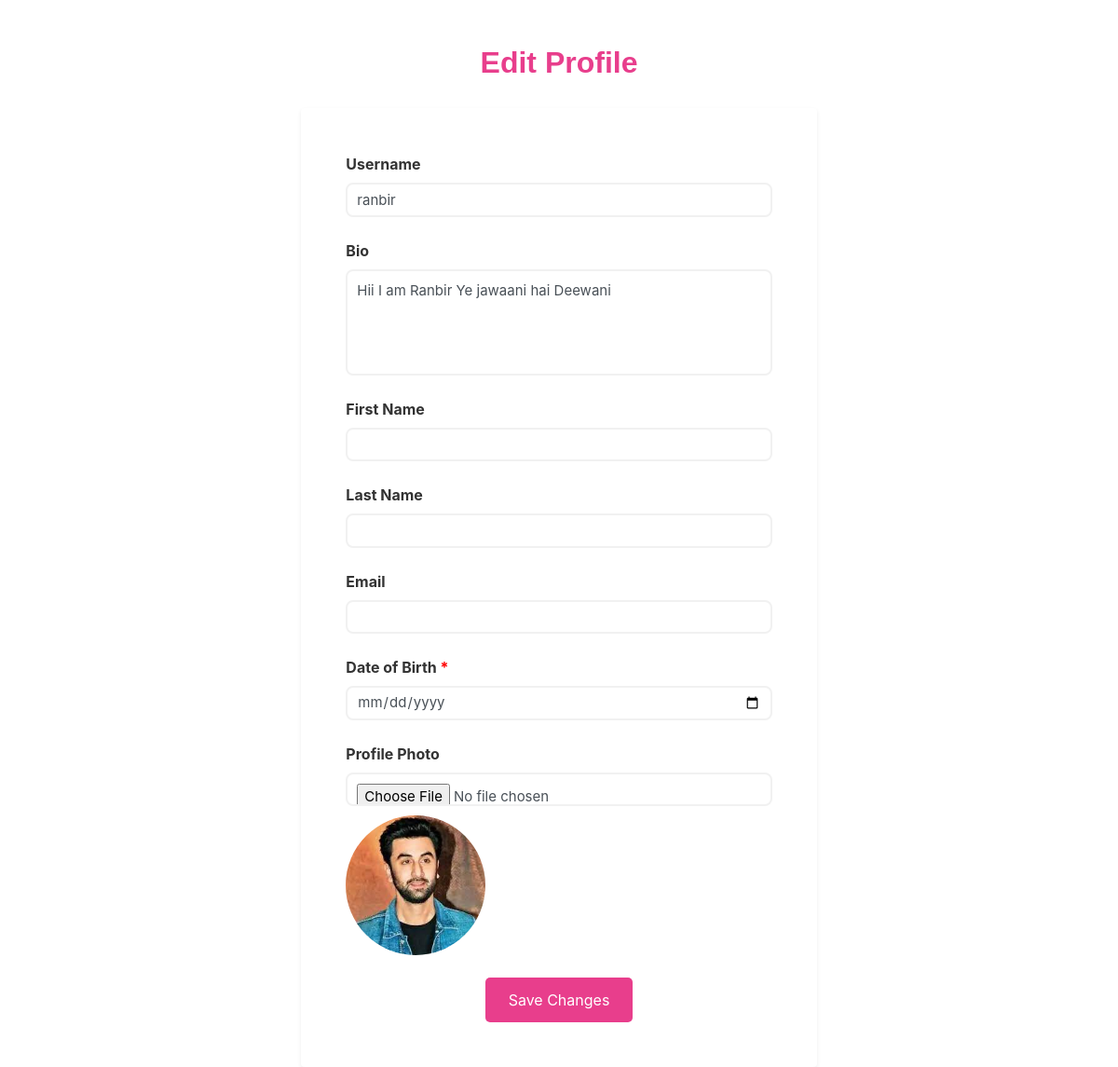
Screenshot of /edit-profile/ (signed in) with the database file from the repository.
### users/models.py (models this page shows, shortened)
class Profile(models.Model):
    user = models.OneToOneField(User, on_delete=models.CASCADE, related_name='profile')
    bio = models.TextField(null=True, blank=True)
    profile_photo = models.ImageField(upload_to='profile_images/', default='profile_images/default_photo.png')
    followers = models.ManyToManyField(User, related_name='following_profiles', blank=True, symmetrical=False)
    following = models.ManyToManyField(User, related_name='follower_profiles', blank=True, symmetrical=False)
    first_name = models.CharField(max_length=30, blank=True)
    last_name = models.CharField(max_length=30, blank=True)
    email = models.EmailField(max_length=254, blank=True)
    date_of_birth = models.DateField(null=True, blank=True)

### users/views.py (the view, shortened to what this page needs)
# urls.py: path('edit-profile/',editprofile,name='edit_profile'),
def editprofile(request):
    profile = request.user.profile
    return render(request, 'users/editprofile.html',{'profile': profile})

### users/templates/users/editprofile.html (shortened to what this page needs)
<!DOCTYPE html>
<html lang="en">
<head>
    <link href="https://maxcdn.bootstrapcdn.com/bootstrap/4.5.2/css/bootstrap.min.css" rel="stylesheet">
</head>
<body>
<div class="container mt-5">
    <h2>Edit Profile</h2>
    <div class="row justify-content-center">
        <div class="col-md-10">
            <form method="POST" enctype="multipart/form-data" class="p-5 rounded shadow-sm bg-white">
                <div class="form-group">
                    <label for="username" class="form-label">Username</label>
                    <input id="username" name="username" class="form-control" value="{{ profile.user.username }}">
                </div>
                <div class="form-group">
                    <label for="bio" class="form-label">Bio</label>
                    <textarea id="bio" name="bio" class="form-control" rows="4">{{ profile.bio }}</textarea>
                </div>
                <div class="form-group">
                    <label for="first_name" class="form-label">First Name</label>
                    <input type="text" id="first_name" name="first_name" class="form-control" value="{{ profile.first_name }}">
                </div>
                <div class="form-group">
                    <label for="last_name" class="form-label">Last Name</label>
                    <input type="text" id="last_name" name="last_name" class="form-control" value="{{ profile.last_name }}">
                </div>
                <div class="form-group">
                    <label for="email" class="form-label">Email</label>
                    <input type="email" id="email" name="email" class="form-control" value="{{ profile.email }}">
                </div>
                <div class="form-group">
                    <label for="date_of_birth" class="form-label">Date of Birth <span style="color: red;">*</span></label>
                    <input type="date" id="date_of_birth" name="date_of_birth" class="form-control" value="{{ profile.date_of_birth }}" required>
                </div>
                <div class="form-group">
                    <label for="profile_photo" class="form-label">Profile Photo</label>
                    <input type="file" id="profile_photo" name="profile_photo" class="form-control">
                    {% if profile.profile_photo %}
                        <img src="{{ profile.profile_photo.url }}" alt="Profile Photo" class="profile-photo-preview">
                    {% endif %}
                </div>
                <div class="text-center">
                    <button type="submit" class="btn btn-pink btn-lg">Save Changes</button>
                </div>
            </form>
        </div>
    </div>
</div>
</body>
</html>

### users/templates/users/editprofile.html (style rules this page uses)
.btn-pink { background-color: #e83e8c; color: white; border: none; padding: 12px 25px; font-size: 16px; border-radius: 5px; transition: background-color 0.3s ease; }
.form-label { color: #333; font-weight: bold; margin-bottom: 8px; font-size: 16px; }
.form-control { border-radius: 8px; border: 2px solid #f1f1f1; padding: 10px; font-size: 15px; }
h2 { font-family: 'Poppins', sans-serif; color: #e83e8c; text-align: center; margin-bottom: 30px; font-weight: 700; }
.container { max-width: 700px; margin: 0 auto; }
.bg-white { background-color: #fff; border-radius: 15px; }
.shadow-sm { box-shadow: 0 8px 20px rgba(0, 0, 0, 0.1); }
.form-group { margin-bottom: 1.5rem; }
textarea.form-control { resize: none; }
.profile-photo-preview { display: block; max-width: 150px; max-height: 150px; margin: 10px 0; border-radius: 50%; object-fit: cover; }
label { display: block; }
.text-center { margin-top: 20px; }

### rows the page displays
Profile: username "ranbir", bio "Hii I am Ranbir Ye jawaani hai Deewani", profile_photo (picture)
